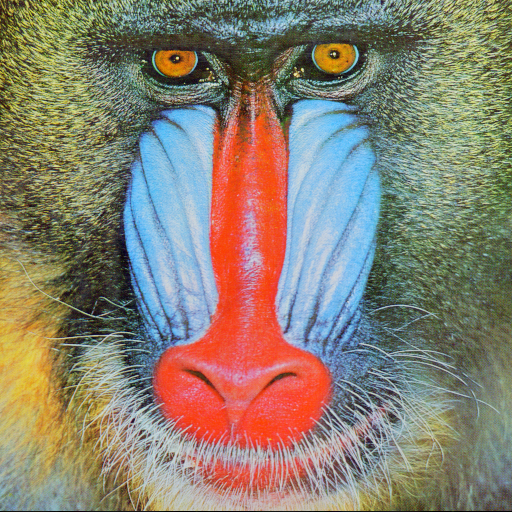
#> input picture exercise/ex2/images/baboon.png, 512 x 512 px
$ jupyter execute halftones.ipynb
#> lines starting #> are read from the running program, lines starting #| are printed output that depends on the picture
### Halftones

[cell 1]
from matplotlib import pyplot as plt

import numpy as np
import cv2 as cv

#### Filters
- Floyd e Steinberg

[cell 2]
FLOYD = 1/16 * np.array([
    [0, 0, 7],
    [3, 5, 1]
])

STEVENSON = 1/200 * np.array([
    [0, 0, 0, 0, 0, 32, 0],
    [12, 0, 26, 0, 30, 0, 16],
    [0, 12, 0, 26, 0, 12, 0],
    [5, 0, 12, 0, 12, 0, 5]
])

##### Dithering techniques

[cell 3]
def dithering(img, error, zigzag):
    # error distribution size
    eX = error.shape[1] // 2
    eY = error.shape[0] - 1

    # add border and change array type to float
    # f(x,y) image
    img = cv.copyMakeBorder(img,
                            top=0, bottom=eY,
                            left=eX, right=eX,
                            borderType=cv.BORDER_CONSTANT
                            )
    img = img.astype(float, copy=False)

    # size for loop
    dX = img.shape[1] - eX
    dY = img.shape[0] - eY

    # g(x,y) image
    out = np.zeros(img.shape)

    # reverse error
    error_rev = np.fliplr(error)

    for y in range(dY):
        # reverse if is odd
        reverse = (y % 2 == 1) if zigzag else False
        error_curr = error_rev if reverse else error

        for x in range(eX, dX)[::-1 if reverse else 1]:
            out[y, x] = 0 if img[y, x] < 128 else 255

            diff = img[y, x] - out[y, x]
            slice = img[y:y+eY+1, x-eX:x+eX+1]
            slice += (error_curr * diff)

    out = out[:dY, eX:dX]
    return out

##### Halftones with error distribution

[cell 4]
def halftones(file, error):
#> called with file = './images/baboon.png', error = array of shape (2, 3)
    inp_img = cv.imread(file, cv.IMREAD_GRAYSCALE)
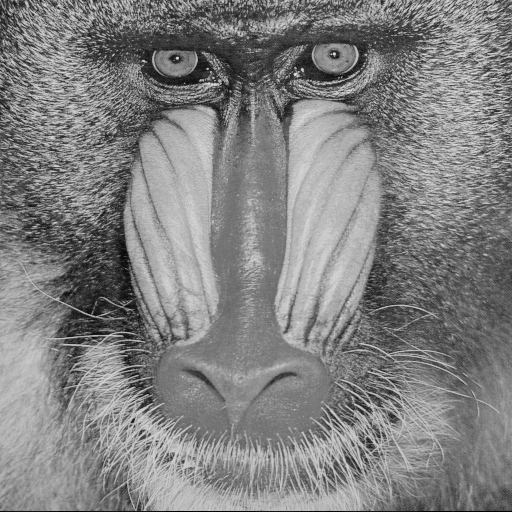
#> inp_img: shape (512, 512); min 0, max 230, mean 129.1
    out_img = dithering(inp_img, error, False)
#> in dithering, `img = cv.copyMakeBorder(img, top=0, bottom=eY, left=eX, right=eX, bord..`:
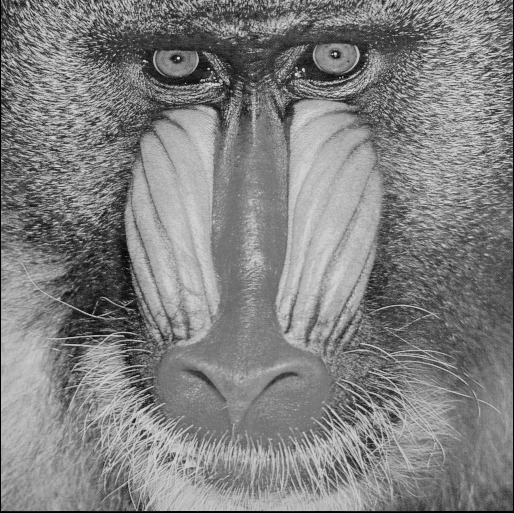
#> img: shape (513, 514); min 0, max 230, mean 128.4
#> after the loop in dithering, `for y in range(dY):`:
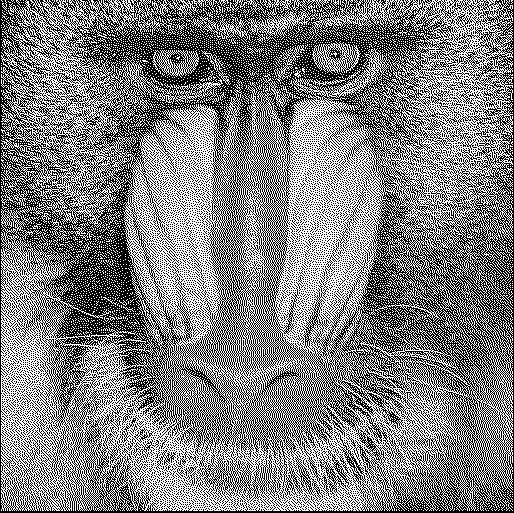
#> out: shape (513, 514) float64; 50.3% white; black in thin lines or dots
#> in dithering, `out = out[:dY, eX:dX]`:
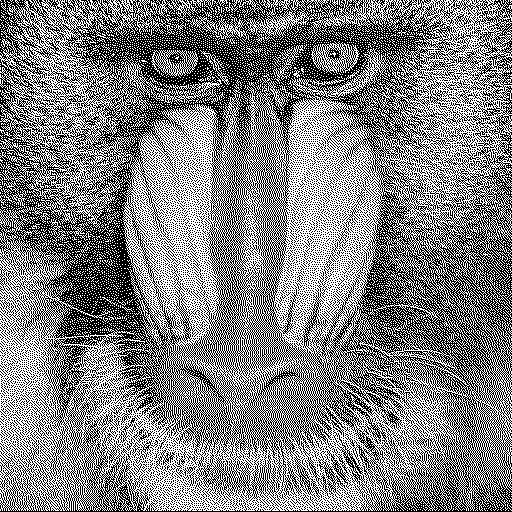
#> out: shape (512, 512) float64; 50.6% white; black in thin lines or dots

    return inp_img, out_img

##### Images

[cell 5]
input_image_file = './images/baboon.png'
# output_image_file = './images/baboon_gray.png'

##### Execute halftones and plot images

[cell 6]
input_image, output_image = halftones(input_image_file, FLOYD)
# cv.imwrite(output_image_file, output_image)

plt.figure(figsize=(16, 10))
rows, cols = 1, 3

# showing image
plt.subplot(rows, cols, 1)
plt.imshow(input_image, cmap='gray')
plt.title("Input image")

plt.subplot(rows, cols, 2)
plt.imshow(output_image, cmap='gray')
plt.title("Output image")

plt.subplot(rows, cols, 3)
plt.imshow(input_image - output_image, cmap='gray')
plt.title("Subtraction image")
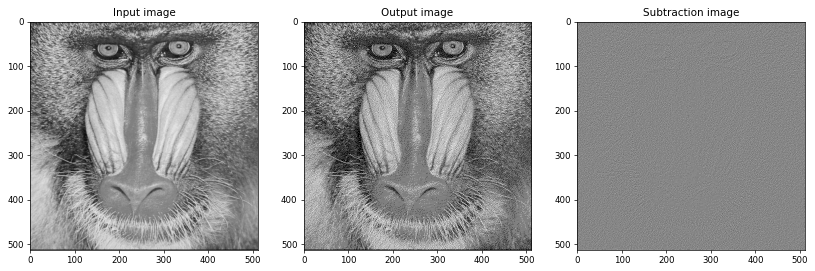
#> figure drawn by matplotlib, 3 panels
